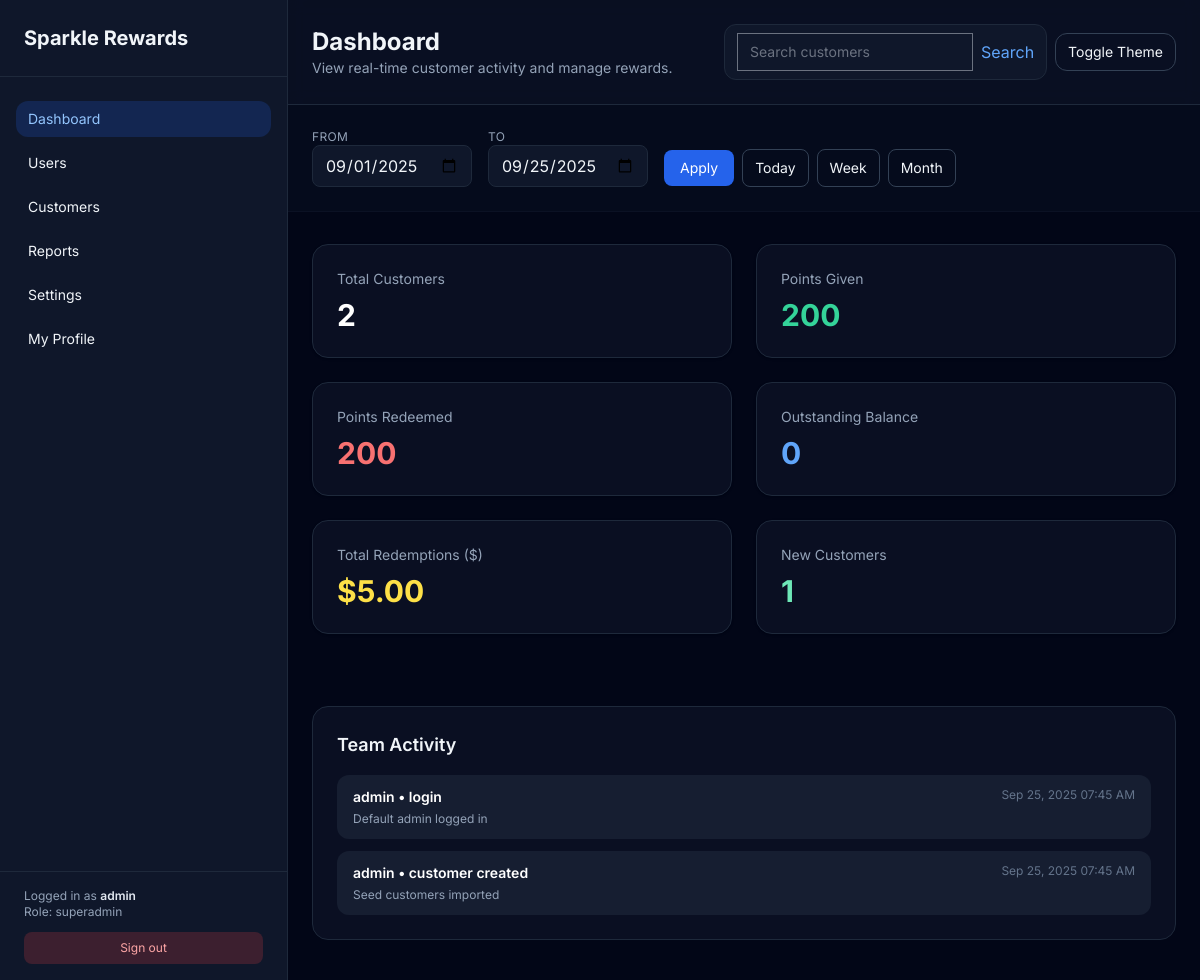
Page /admin.php (signed in) on the committed database.
### tables this page shows
CREATE TABLE activity_log (
    id INT AUTO_INCREMENT PRIMARY KEY,
    admin_id INT DEFAULT NULL,
    action VARCHAR(255) NOT NULL,
    details TEXT,
    created_at TIMESTAMP DEFAULT CURRENT_TIMESTAMP,
    CONSTRAINT fk_activity_admin FOREIGN KEY (admin_id) REFERENCES admins(id) ON DELETE SET NULL
);

### config.php (called while the page is built, shortened)
<?php
$dbHost = getenv('DB_HOST') ?: '127.0.0.1';
$dbUser = getenv('DB_USER') ?: 'root';
$dbPass = getenv('DB_PASS') ?: '';
$dbName = getenv('DB_NAME') ?: 'rewards_system';
$conn = @new mysqli($dbHost, $dbUser, $dbPass, $dbName);
$conn->set_charset('utf8mb4');
function db(): mysqli
{
    global $conn;
    return $conn;
}
function h(?string $value): string
{
    return htmlspecialchars($value ?? '', ENT_QUOTES, 'UTF-8');
}
function current_admin(): ?array
{
    static $cachedId = null;
    static $cachedAdmin = null;
    if ($cachedId === $_SESSION['admin_id'] && $cachedAdmin) {
        return $cachedAdmin;
    }
    $stmt = db()->prepare('SELECT id, username, email, role, created_at FROM admins WHERE id = ?');
    $stmt->bind_param('i', $_SESSION['admin_id']);
    $stmt->execute();
    $result = $stmt->get_result();
    $cachedAdmin = $result->fetch_assoc() ?: null;
    $cachedId = $cachedAdmin['id'] ?? null;
    return $cachedAdmin;
}
function require_login(): void
{
    if (!current_admin()) {
        header('Location: login.php');
        exit;
    }
}
function is_superadmin(): bool
{
    $admin = current_admin();
    return $admin && $admin['role'] === 'superadmin';
}
function format_date(?string $date, string $format = 'M d, Y h:i A'): string
{
    $dt = new DateTime($date);
    return $dt->format($format);
}
?>

### admin.php (the view, shortened to what this page needs)
<?php
require_once __DIR__ . '/config.php';
require_login();
$admin = current_admin();
$from = $_GET['from'] ?? '';
$to = $_GET['to'] ?? '';
$now = new DateTime();
if (!$from) {
    $from = $now->format('Y-m-01');
}
if (!$to) {
    $to = $now->format('Y-m-d');
}
$fromDate = DateTime::createFromFormat('Y-m-d', $from) ?: $now;
$toDate = DateTime::createFromFormat('Y-m-d', $to) ?: $now;
$toDate->setTime(23, 59, 59);
$fromSql = $fromDate->format('Y-m-d 00:00:00');
$toSql = $toDate->format('Y-m-d H:i:s');
$totalCustomers = (int)db()->query('SELECT COUNT(*) AS c FROM customers')->fetch_assoc()['c'];
$stmt = db()->prepare("SELECT COALESCE(SUM(CASE WHEN transaction_type IN ('add','edit') THEN points ELSE 0 END),0) AS given, COALESCE(SUM(CASE WHEN transaction_type = 'redeem' THEN points ELSE 0 END),0) AS redeemed, COALESCE(SUM(CASE WHEN transaction_type IN ('add','edit') THEN points WHEN transaction_type IN ('redeem','subtract') THEN -points ELSE 0 END),0) AS outstanding FROM points_transactions WHERE created_at BETWEEN ? AND ?");
$stmt->bind_param('ss', $fromSql, $toSql);
$stmt->execute();
$metrics = $stmt->get_result()->fetch_assoc();
$totalGiven = (int)$metrics['given'];
$totalRedeemed = (int)$metrics['redeemed'];
$outstanding = (int)$metrics['outstanding'];
$totalRedeemedValue = floor($totalRedeemed / 200) * 5;
$stmt = db()->prepare('SELECT COUNT(*) AS c FROM customers WHERE join_date BETWEEN ? AND ?');
$stmt->bind_param('ss', $fromDate->format('Y-m-d'), $toDate->format('Y-m-d'));
$stmt->execute();
$newCustomers = (int)$stmt->get_result()->fetch_assoc()['c'];
$search = trim($_GET['search'] ?? '');
?>
<!DOCTYPE html>
<html lang="en" class="h-full">
<head>
    <script src="https://cdn.tailwindcss.com?plugins=forms,typography"></script>
</head>
<body class="bg-slate-950 text-slate-100 min-h-full">
<div class="min-h-screen flex">
    <aside class="hidden lg:flex lg:flex-col w-72 bg-slate-900 border-r border-slate-800">
        <div class="px-6 py-6 border-b border-slate-800 flex items-center justify-between">
            <span class="text-xl font-bold">Sparkle Rewards</span>
        </div>
        <nav class="flex-1 px-4 py-6 space-y-2 text-sm">
            <a href="admin.php" class="flex items-center gap-3 px-3 py-2 rounded-xl bg-blue-600/20 text-blue-300">Dashboard</a>
            <?php if (is_superadmin()): ?>
            <a href="users.php" class="flex items-center gap-3 px-3 py-2 rounded-xl hover:bg-slate-800">Users</a>
            <?php endif; ?>
            <a href="customers.php" class="flex items-center gap-3 px-3 py-2 rounded-xl hover:bg-slate-800">Customers</a>
            <a href="reports.php" class="flex items-center gap-3 px-3 py-2 rounded-xl hover:bg-slate-800">Reports</a>
            <?php if (is_superadmin()): ?>
            <a href="settings.php" class="flex items-center gap-3 px-3 py-2 rounded-xl hover:bg-slate-800">Settings</a>
            <?php endif; ?>
            <a href="profile.php" class="flex items-center gap-3 px-3 py-2 rounded-xl hover:bg-slate-800">My Profile</a>
        </nav>
        <div class="px-6 py-4 border-t border-slate-800 text-xs text-slate-400">
            Logged in as <span class="text-slate-200 font-semibold"><?= h($admin['username']) ?></span><br>
            Role: <?= h($admin['role']) ?><br>
            <form action="logout.php" method="post" class="mt-3">
                <button type="submit" class="w-full bg-red-500/20 text-red-300 px-3 py-2 rounded-lg">Sign out</button>
            </form>
        </div>
    </aside>
    <main class="flex-1">
        <header class="flex flex-col md:flex-row md:items-center md:justify-between gap-4 px-6 py-6 border-b border-slate-800 bg-slate-900/60 backdrop-blur">
            <div>
                <h1 class="text-2xl font-bold">Dashboard</h1>
                <p class="text-sm text-slate-400">View real-time customer activity and manage rewards.</p>
            </div>
            <div class="flex items-center gap-2">
                <form method="get" class="flex items-center gap-2 bg-slate-900 border border-slate-800 rounded-xl px-3 py-2">
                    <input type="search" name="search" value="<?= h($search) ?>" placeholder="Search customers"
                           class="bg-transparent focus:outline-none text-sm">
                    <button class="text-blue-400" type="submit">Search</button>
                </form>
                <button id="themeToggle" class="px-3 py-2 rounded-xl border border-slate-700 text-sm">Toggle Theme</button>
            </div>
        </header>
        <section class="px-6 py-6 border-b border-slate-900/60 bg-slate-900/30">
            <form method="get" class="grid md:grid-cols-5 gap-4 text-sm items-end">
                <div>
                    <label class="block text-xs uppercase tracking-wide text-slate-400">From</label>
                    <input type="date" name="from" value="<?= h($fromDate->format('Y-m-d')) ?>" class="w-full bg-slate-900 border border-slate-800 rounded-lg px-3 py-2">
                </div>
                <div>
                    <label class="block text-xs uppercase tracking-wide text-slate-400">To</label>
                    <input type="date" name="to" value="<?= h($toDate->format('Y-m-d')) ?>" class="w-full bg-slate-900 border border-slate-800 rounded-lg px-3 py-2">
                </div>
                <div class="md:col-span-2 flex items-center gap-2">
                    <button type="submit" class="bg-blue-600 hover:bg-blue-700 text-white px-4 py-2 rounded-lg">Apply</button>
                    <a href="admin.php?range=today" class="px-3 py-2 rounded-lg border border-slate-700">Today</a>
                    <a href="admin.php?range=week" class="px-3 py-2 rounded-lg border border-slate-700">Week</a>
                    <a href="admin.php?range=month" class="px-3 py-2 rounded-lg border border-slate-700">Month</a>
                </div>
            </form>
        </section>
        <section class="px-6 py-8 grid gap-6 md:grid-cols-2 xl:grid-cols-3">
            <div class="bg-slate-900/60 border border-slate-800 rounded-2xl p-6 shadow">
                <p class="text-sm text-slate-400">Total Customers</p>
                <p class="text-3xl font-bold text-white mt-2"><?= number_format($totalCustomers) ?></p>
            </div>
            <div class="bg-slate-900/60 border border-slate-800 rounded-2xl p-6 shadow">
                <p class="text-sm text-slate-400">Points Given</p>
                <p class="text-3xl font-bold text-emerald-400 mt-2"><?= number_format($totalGiven) ?></p>
            </div>
            <div class="bg-slate-900/60 border border-slate-800 rounded-2xl p-6 shadow">
                <p class="text-sm text-slate-400">Points Redeemed</p>
                <p class="text-3xl font-bold text-red-400 mt-2"><?= number_format($totalRedeemed) ?></p>
            </div>
            <div class="bg-slate-900/60 border border-slate-800 rounded-2xl p-6 shadow">
                <p class="text-sm text-slate-400">Outstanding Balance</p>
                <p class="text-3xl font-bold text-blue-400 mt-2"><?= number_format($outstanding) ?></p>
            </div>
            <div class="bg-slate-900/60 border border-slate-800 rounded-2xl p-6 shadow">
                <p class="text-sm text-slate-400">Total Redemptions ($)</p>
                <p class="text-3xl font-bold text-yellow-300 mt-2">$<?= number_format($totalRedeemedValue, 2) ?></p>
            </div>
            <div class="bg-slate-900/60 border border-slate-800 rounded-2xl p-6 shadow">
                <p class="text-sm text-slate-400">New Customers</p>
                <p class="text-3xl font-bold text-emerald-300 mt-2"><?= number_format($newCustomers) ?></p>
            </div>
        </section>
        <section class="px-6 py-10">
            <div class="bg-slate-900/60 border border-slate-800 rounded-2xl p-6">
                <h2 class="text-lg font-semibold mb-3">Team Activity</h2>
                <div class="mt-4 space-y-3 text-sm">
                    <?php
                    if (is_superadmin()) {
                        $stmt = db()->prepare('SELECT a.username, l.action, l.details, l.created_at FROM activity_log l LEFT JOIN admins a ON l.admin_id = a.id ORDER BY l.created_at DESC LIMIT 10');
                    } else {
                        $stmt = db()->prepare('SELECT a.username, l.action, l.details, l.created_at FROM activity_log l LEFT JOIN admins a ON l.admin_id = a.id WHERE l.admin_id = ? ORDER BY l.created_at DESC LIMIT 10');
                        $stmt->bind_param('i', $admin['id']);
                    }
                    $stmt->execute();
                    $activity = $stmt->get_result()->fetch_all(MYSQLI_ASSOC);
                    ?>
                    <?php if (!$activity): ?>
                        <p class="text-slate-400">No recent activity.</p>
                    <?php else: ?>
                        <?php foreach ($activity as $item): ?>
                            <div class="flex justify-between items-start bg-slate-800/60 px-4 py-3 rounded-xl">
                                <div>
                                    <p class="font-semibold text-white"><?= h($item['username'] ?? 'System') ?> • <?= h(str_replace('_', ' ', $item['action'])) ?></p>
                                    <p class="text-xs text-slate-400 mt-1"><?= h($item['details'] ?? '') ?></p>
                                </div>
                                <span class="text-xs text-slate-500"><?= format_date($item['created_at']) ?></span>
                            </div>
                        <?php endforeach; ?>
                    <?php endif; ?>
                </div>
            </div>
        </section>
    </main>
</div>
</body>
</html>

### rows in the picture
activity_log: admin.username "admin", action "login", details "Default admin logged in", created_at "Sep 25, 2025 07:45 AM"
activity_log: admin.username "admin", action "customer created", details "Seed customers imported", created_at "Sep 25, 2025 07:45 AM"

### other values in the picture
$admin['username'] "admin"
$admin['role'] "superadmin"
$totalCustomers "2"
$totalGiven "200"
$totalRedeemed "200"
$outstanding "0"
$totalRedeemedValue "5.00"
$newCustomers "1"
